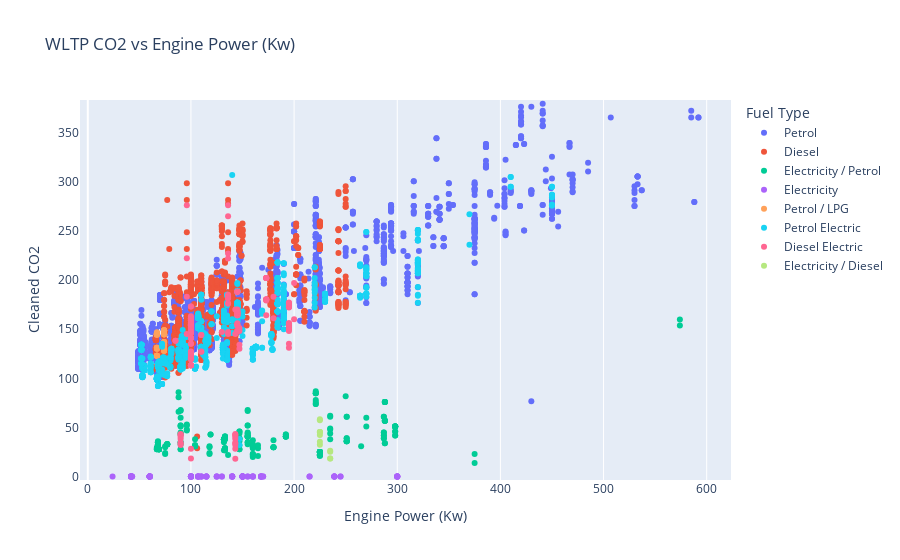

Notebook code for this chart:
### Code cell
fig = px.strip(data_frame=cleandata_df, y="Cleaned CO2", x="Engine Power (Kw)", orientation="h",
               color="Fuel Type", facet_row=None, facet_col=None, hover_name= 'Model', width=None,
    height=None,log_y=False, title= 'WLTP CO2 vs Engine Power (Kw)')
fig.show()

### Figure 1 — Plotly figure (JSON) as saved in the notebook; plotly's stock layout.template omitted (floating-point values rounded to 4 significant figures; data arrays with more than 128 entries replaced by an {"elided": "..."} marker saying what was removed)
{"data": [{"alignmentgroup": "True", "boxpoints": "all", "fillcolor": "rgba(255,255,255,0)", "hoveron": "points", "hovertemplate": "<b>%{hovertext}</b><br><br>Fuel Type=Petrol<br>Engine Power (Kw)=%{x}<br>Cleaned CO2=%{y}<extra></extra>", "hovertext": {"elided": "3145 str values"}, "legendgroup": "Petrol", "line": {"color": "rgba(255,255,255,0)"}, "marker": {"color": "#636efa"}, "name": "Petrol", "offsetgroup": "Petrol", "orientation": "h", "pointpos": 0, "showlegend": true, "type": "box", "x": {"elided": "3145 int values"}, "x0": " ", "xaxis": "x", "y": {"elided": "3145 int values"}, "y0": " ", "yaxis": "y"}, {"alignmentgroup": "True", "boxpoints": "all", "fillcolor": "rgba(255,255,255,0)", "hoveron": "points", "hovertemplate": "<b>%{hovertext}</b><br><br>Fuel Type=Diesel<br>Engine Power (Kw)=%{x}<br>Cleaned CO2=%{y}<extra></extra>", "hovertext": {"elided": "1538 str values"}, "legendgroup": "Diesel", "line": {"color": "rgba(255,255,255,0)"}, "marker": {"color": "#EF553B"}, "name": "Diesel", "offsetgroup": "Diesel", "orientation": "h", "pointpos": 0, "showlegend": true, "type": "box", "x": {"elided": "1538 int values"}, "x0": " ", "xaxis": "x", "y": {"elided": "1538 int values"}, "y0": " ", "yaxis": "y"}, {"alignmentgroup": "True", "boxpoints": "all", "fillcolor": "rgba(255,255,255,0)", "hoveron": "points", "hovertemplate": "<b>%{hovertext}</b><br><br>Fuel Type=Electricity / Petrol<br>Engine Power (Kw)=%{x}<br>Cleaned CO2=%{y}<extra></extra>", "hovertext": {"elided": "227 str values"}, "legendgroup": "Electricity / Petrol", "line": {"color": "rgba(255,255,255,0)"}, "marker": {"color": "#00cc96"}, "name": "Electricity / Petrol", "offsetgroup": "Electricity / Petrol", "orientation": "h", "pointpos": 0, "showlegend": true, "type": "box", "x": {"elided": "227 int values"}, "x0": " ", "xaxis": "x", "y": {"elided": "227 int values"}, "y0": " ", "yaxis": "y"}, {"alignmentgroup": "True", "boxpoints": "all", "fillcolor": "rgba(255,255,255,0)", "hoveron": "points", "hovertemplate": "<b>%{hovertext}</b><br><br>Fuel Type=Electricity<br>Engine Power (Kw)=%{x}<br>Cleaned CO2=%{y}<extra></extra>", "hovertext": ["New C4", "New C4", "SpaceTourer", "SpaceTourer", "New 500", "New 500", "New 500", "New 500", "New 500", "New 500", "New 500", "New 500C", "New 500C", "New 500C", "New 500C", "New 500C", "New 500C", "IONIQ", "Kona", "Kona", "IONIQ 5", "IONIQ 5", "IONIQ 5", "IONIQ 5", "IONIQ 5", "IONIQ 5", "IONIQ 5", "EV6 MY22", "EV6 MY22", "EV6 MY22", "EV6 MY22", "EV6 MY22", "EV6 MY22", "EV6 MY22", "EV6 MY22", "EV6 MY22", "Niro EV", "Niro EV", "Niro EV", "Niro EV MY22", "Niro EV MY22", "Niro EV MY22", "Niro EV MY22", "Soul EV", "Soul EV MY22", "MX-30", "MX-30", "MX-30", "MX-30", "MX-30", "MX-30", "EQC Model Year 2020.5", "EQC Model Year 2020.5", "EQA Model Year 2021.5", "EQA Model Year 2021.5", "EQC Model Year 2021.5", "EQC Model Year 2021.5", "EQV Model Year 2021.5", "EQV Model Year 2021.5", "EQA Model Year 2022", "EQA Model Year 2022", "EQA Model Year 2022", "EQA Model Year 2022", "EQA Model Year 2022", "EQA Model Year 2022", "EQC Model Year 2022", "EQC Model Year 2022", "EQS Model Year 2022", "EQS Model Year 2022", "EQV Model Year 2022", "EQV Model Year 2022", "MG ZS ev 130kW 52.5kWh 2021MY", "MG ZS ev 130kW 52.5kWh 2021MY", "MG ZS ev 115kW 71kWh 2021MY", "MG ZS ev 115kW 71kWh 2021MY", "MG5 ev 61.1kWh 2021MY", "MG5 ev 61.1kWh 2021MY", "LEAF", "LEAF", "LEAF", "LEAF", "LEAF", "Traveller", "Traveller", "fortwo coupe", "fortwo coupe", "fortwo cabrio", "fortwo cabrio", "forfour", "forfour", "fortwo coupe Model Year 2021.5", "fortwo coupe Model Year 2021.5", "fortwo cabrio Model Year 2021.5", "fortwo cabrio Model Year 2021.5", "forfour Model Year 2021.5", "forfour Model Year 2021.5", "Korando e-Motion", "Korando e-Motion", "C40, MY22", "XC40, MY22", "XC40, MY22"], "legendgroup": "Electricity", "line": {"color": "rgba(255,255,255,0)"}, "marker": {"color": "#ab63fa"}, "name": "Electricity", "offsetgroup": "Electricity", "orientation": "h", "pointpos": 0, "showlegend": true, "type": "box", "x": [100, 100, 100, 100, 24, 42, 42, 42, 42, 43, 43, 42, 42, 42, 42, 42, 42, 100, 100, 150, 125, 125, 160, 155, 125, 160, 155, 168, 168, 239, 168, 239, 168, 239, 239, 239, 100, 150, 150, 100, 150, 150, 150, 150, 150, 107, 107, 107, 107, 107, 107, 300, 300, 140, 140, 300, 300, 150, 150, 140, 140, 168, 168, 215, 215, 300, 300, 245, 245, 150, 150, 130, 130, 115, 115, 115, 115, 110, 110, 110, 160, 160, 100, 100, 60, 60, 60, 60, 60, 60, 60, 60, 60, 60, 60, 60, 140, 140, 300, 170, 170], "x0": " ", "xaxis": "x", "y": [0, 0, 0, 0, 0, 0, 0, 0, 0, 0, 0, 0, 0, 0, 0, 0, 0, 0, 0, 0, 0, 0, 0, 0, 0, 0, 0, 0, 0, 0, 0, 0, 0, 0, 0, 0, 0, 0, 0, 0, 0, 0, 0, 0, 0, 0, 0, 0, 0, 0, 0, 0, 0, 0, 0, 0, 0, 0, 0, 0, 0, 0, 0, 0, 0, 0, 0, 0, 0, 0, 0, 0, 0, 0, 0, 0, 0, 0, 0, 0, 0, 0, 0, 0, 0, 0, 0, 0, 0, 0, 0, 0, 0, 0, 0, 0, 0, 0, 0, 0, 0], "y0": " ", "yaxis": "y"}, {"alignmentgroup": "True", "boxpoints": "all", "fillcolor": "rgba(255,255,255,0)", "hoveron": "points", "hovertemplate": "<b>%{hovertext}</b><br><br>Fuel Type=Petrol / LPG<br>Engine Power (Kw)=%{x}<br>Cleaned CO2=%{y}<extra></extra>", "hovertext": ["Logan MCV", "Logan MCV", "Logan MCV", "Logan MCV", "Logan MCV", "Logan MCV", "Logan MCV", "Logan MCV", "Sandero", "Sandero", "Sandero", "Sandero", "Sandero", "Sandero", "Sandero", "Sandero", "Sandero", "Sandero", "Sandero", "Sandero", "Sandero", "Sandero", "Duster", "Duster", "Duster", "Duster", "Duster", "Duster", "Duster", "Duster", "Duster", "Duster", "Duster", "Duster", "Duster", "Duster", "Duster", "Duster", "Duster", "Duster", "Duster", "Duster", "Duster", "Duster", "Duster", "Duster", "Duster", "Duster", "Dacia Sandero", "Dacia Sandero", "Dacia Sandero", "Dacia Sandero", "Dacia Sandero", "Dacia Sandero", "Dacia Sandero", "Dacia Sandero", "Dacia Sandero", "Dacia Sandero"], "legendgroup": "Petrol / LPG", "line": {"color": "rgba(255,255,255,0)"}, "marker": {"color": "#FFA15A"}, "name": "Petrol / LPG", "offsetgroup": "Petrol / LPG", "orientation": "h", "pointpos": 0, "showlegend": true, "type": "box", "x": [74, 74, 74, 74, 74, 74, 74, 74, 67, 67, 67, 67, 67, 67, 67, 67, 67, 67, 67, 67, 67, 67, 74, 74, 74, 74, 74, 74, 74, 74, 74, 74, 74, 74, 67, 67, 67, 67, 67, 67, 67, 67, 67, 67, 67, 67, 67, 67, 74, 74, 74, 74, 74, 74, 74, 74, 74, 74], "x0": " ", "xaxis": "x", "y": [129, 130, 134, 134, 129, 129, 134, 134, 123, 123, 131, 131, 123, 123, 131, 131, 130, 130, 123, 123, 131, 131, 145, 145, 145, 145, 149, 149, 149, 149, 145, 146, 145, 145, 146, 146, 146, 146, 146, 147, 145, 145, 144, 145, 145, 145, 145, 145, 128, 130, 137, 137, 128, 128, 136, 136, 137, 137], "y0": " ", "yaxis": "y"}, {"alignmentgroup": "True", "boxpoints": "all", "fillcolor": "rgba(255,255,255,0)", "hoveron": "points", "hovertemplate": "<b>%{hovertext}</b><br><br>Fuel Type=Petrol Electric<br>Engine Power (Kw)=%{x}<br>Cleaned CO2=%{y}<extra></extra>", "hovertext": {"elided": "962 str values"}, "legendgroup": "Petrol Electric", "line": {"color": "rgba(255,255,255,0)"}, "marker": {"color": "#19d3f3"}, "name": "Petrol Electric", "offsetgroup": "Petrol Electric", "orientation": "h", "pointpos": 0, "showlegend": true, "type": "box", "x": {"elided": "962 int values"}, "x0": " ", "xaxis": "x", "y": {"elided": "962 int values"}, "y0": " ", "yaxis": "y"}, {"alignmentgroup": "True", "boxpoints": "all", "fillcolor": "rgba(255,255,255,0)", "hoveron": "points", "hovertemplate": "<b>%{hovertext}</b><br><br>Fuel Type=Diesel Electric<br>Engine Power (Kw)=%{x}<br>Cleaned CO2=%{y}<extra></extra>", "hovertext": {"elided": "176 str values"}, "legendgroup": "Diesel Electric", "line": {"color": "rgba(255,255,255,0)"}, "marker": {"color": "#FF6692"}, "name": "Diesel Electric", "offsetgroup": "Diesel Electric", "orientation": "h", "pointpos": 0, "showlegend": true, "type": "box", "x": {"elided": "176 int values"}, "x0": " ", "xaxis": "x", "y": {"elided": "176 int values"}, "y0": " ", "yaxis": "y"}, {"alignmentgroup": "True", "boxpoints": "all", "fillcolor": "rgba(255,255,255,0)", "hoveron": "points", "hovertemplate": "<b>%{hovertext}</b><br><br>Fuel Type=Electricity / Diesel<br>Engine Power (Kw)=%{x}<br>Cleaned CO2=%{y}<extra></extra>", "hovertext": ["E-Class Estate Model Year 2022", "E-Class Estate Model Year 2022", "E-Class Saloon Model Year 2022", "E-Class Saloon Model Year 2022", "GLC Coupe Model Year 2022", "GLC Coupe Model Year 2022", "GLC SUV Model Year 2022", "GLC SUV Model Year 2022", "GLE Coupe", "GLE Coupe", "GLE Estate Model Year 2022", "GLE Estate Model Year 2022"], "legendgroup": "Electricity / Diesel", "line": {"color": "rgba(255,255,255,0)"}, "marker": {"color": "#B6E880"}, "name": "Electricity / Diesel", "offsetgroup": "Electricity / Diesel", "orientation": "h", "pointpos": 0, "showlegend": true, "type": "box", "x": [225, 225, 225, 225, 225, 225, 225, 225, 235, 235, 235, 235], "x0": " ", "xaxis": "x", "y": [35, 45, 32, 42, 45, 57, 45, 58, 18, 25, 18, 26], "y0": " ", "yaxis": "y"}], "layout": {"boxmode": "group", "legend": {"title": {"text": "Fuel Type"}, "tracegroupgap": 0}, "title": {"text": "WLTP CO2 vs Engine Power (Kw)"}, "xaxis": {"anchor": "y", "domain": [0, 1], "title": {"text": "Engine Power (Kw)"}}, "yaxis": {"anchor": "x", "domain": [0, 1], "title": {"text": "Cleaned CO2"}}}}
